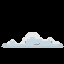

Tiled map render using the project's own tile images. Description and the map definition, with tile-layer contents summarised, below:
An orthogonal 4x4 tile map with 16x16 px tiles, 1 tile layer (Tile Layer 1) and 1 object.

<map version="1.4" tiledversion="1.4.3" orientation="orthogonal" renderorder="right-down" width="4" height="4" tilewidth="16" tileheight="16" infinite="0" nextlayerid="4" nextobjectid="2">
 <tileset firstgid="1" source="Cloud.tsx" />
 <layer id="1" name="Tile Layer 1" width="4" height="4">
  <data>[16 cells, 4 non-empty, 4 distinct tile ids]</data>
 </layer>
 <objectgroup id="3" name="Collision Mask">
  <object id="1" x="0" y="39" width="64" height="9" />
 </objectgroup>
</map>
